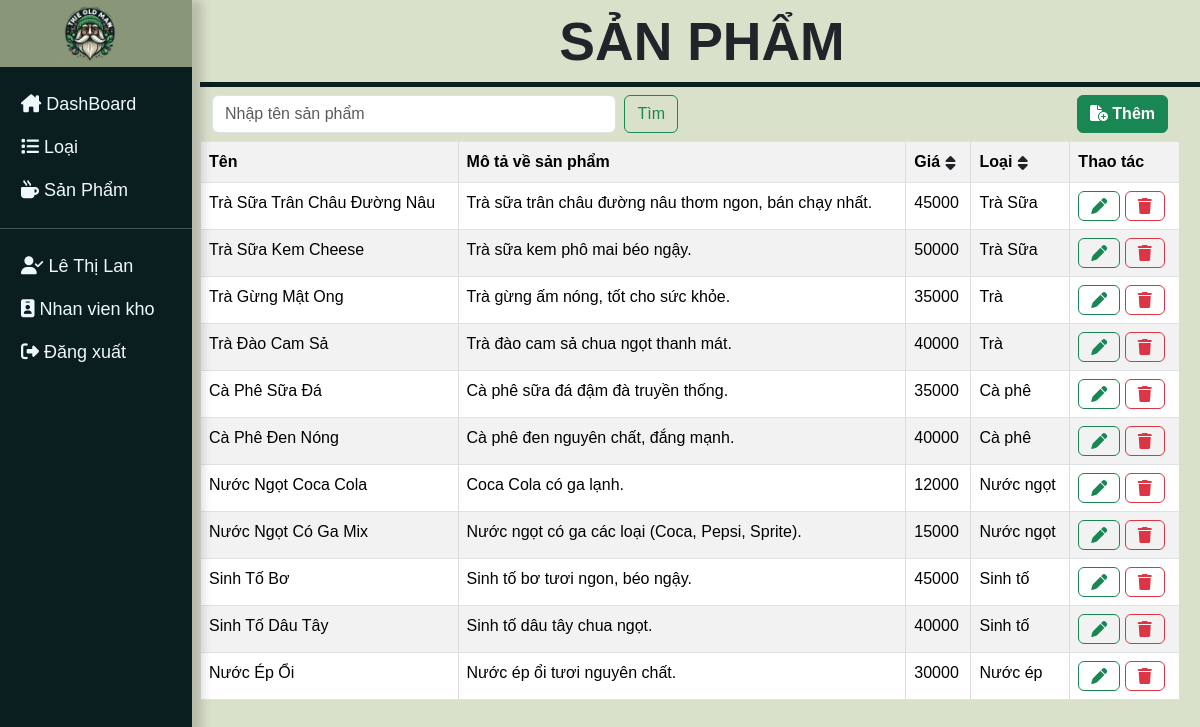
/user_page.php?sanpham (signed in), run on the app's committed database.
### tables this page shows
CREATE TABLE `accounts` (
  `account_id` int NOT NULL AUTO_INCREMENT,
  `full_name` varchar(255) NOT NULL,
  `email` varchar(255) NOT NULL,
  `password` varchar(255) NOT NULL,
    `role_id` int NOT NULL,
    `status` enum('active','inactive') NOT NULL DEFAULT 'active',
    PRIMARY KEY (`account_id`),
    UNIQUE KEY `uniq_account_email` (`email`),
    KEY `idx_accounts_role` (`role_id`),
    CONSTRAINT `fk_accounts_role` FOREIGN KEY (`role_id`) REFERENCES `roles` (`id`)
);

CREATE TABLE `items` (
  `item_id` int NOT NULL AUTO_INCREMENT,
  `item_name` varchar(255) NOT NULL,
  `category_id` int DEFAULT NULL,
  `description` text,
  `unit_price` decimal(10,2) DEFAULT NULL,
    `added_date` timestamp NULL DEFAULT CURRENT_TIMESTAMP,
    `item_status` enum('active','inactive') NOT NULL DEFAULT 'active',
  PRIMARY KEY (`item_id`),
  KEY `fk_category_id` (`category_id`),
  CONSTRAINT `fk_category_id` FOREIGN KEY (`category_id`) REFERENCES `category` (`category_id`)
);

CREATE TABLE `category` (
  `category_id` int NOT NULL AUTO_INCREMENT,
  `category_name` varchar(255) NOT NULL,
  PRIMARY KEY (`category_id`)
);

### src/models/authorization.php (called while the page is built, shortened)
<?php
function getRolePermissions(): array
{
    return [
        AppRole::ADMIN => [
            AppPermission::VIEW_DASHBOARD,
            AppPermission::MANAGE_CATALOG,
            AppPermission::PROCESS_ORDERS,
            AppPermission::MANAGE_CUSTOMERS,
            AppPermission::VIEW_REPORTS,
            AppPermission::MANAGE_STAFF,
        ],
        AppRole::MANAGER => [
            AppPermission::VIEW_DASHBOARD,
            AppPermission::MANAGE_CATALOG,
            AppPermission::PROCESS_ORDERS,
            AppPermission::MANAGE_CUSTOMERS,
            AppPermission::VIEW_REPORTS,
        ],
        AppRole::SALES => [
            AppPermission::VIEW_DASHBOARD,
            AppPermission::PROCESS_ORDERS,
            AppPermission::MANAGE_CUSTOMERS,
        ],
        AppRole::WAREHOUSE => [
            AppPermission::VIEW_DASHBOARD,
            AppPermission::MANAGE_CATALOG,
        ],
    ];
}
function roleLabel(string $roleName): string
{
    $labels = [
        AppRole::ADMIN => 'Admin',
        AppRole::MANAGER => 'Quan ly',
        AppRole::SALES => 'Nhan vien ban hang',
        AppRole::WAREHOUSE => 'Nhan vien kho',
    ];
    return $labels[$roleName] ?? 'Khong xac dinh';
}
function currentRole(): string
{
    return $_SESSION['role_name'] ?? '';
}
function currentUserId(): int
{
    return (int) ($_SESSION['account_id'] ?? 0);
}
function can(string $permission): bool
{
    $role = currentRole();
    $permissions = getRolePermissions();
    return in_array($permission, $permissions[$role], true);
}

### src/views/sanpham.php (the view, shortened to what this page needs)
<?php
if (!isset($ds_sp_timkiem)) {
    $sql = "select i.*, c.category_name from items i, category c
    where i.category_id = c.category_id; ";
    $ds_sanpham =  mysqli_query($conn, $sql);
    $ds_sanpham = mysqli_fetch_all($ds_sanpham);
}else{
    $ds_sanpham = $ds_sp_timkiem;
}
?>
<div class="dash_board px-2">
    <h1 class="head-name">SẢN PHẨM</h1>
    <div class="head-line"></div>
    <div class="container-fluid row justify-content-between">
        <form method="GET" action="user_page.php?" class="d-flex col-6 my-2" role="search">
            <input class="form-control me-2" type="search" placeholder="Nhập tên sản phẩm" name='timkiem-sanpham' aria-label="Search">
            <button class="btn btn-outline-success" type="submit">Tìm</button>
        </form>
        <?php if (can(AppPermission::MANAGE_CATALOG)) : ?>
            <div class="text-end col-4">
                <a href="user_page.php?sanpham=them" class="my-2 btn btn-success fw-bolder"><i class="fa-solid fa-file-circle-plus"></i> Thêm</a>
            </div>
        <?php endif; ?>
        <table id="myTable" class="table container-fluid text-center table-hover table-striped table-bordered">
            <tr>
                <th >Tên <i href="" class=" fw-bolder"></i></i></th>
                <th>Mô tả về sản phẩm</th>
                <th onclick="sortTable(2)">Giá <i href="" class=" fw-bolder"><i class="p-0 btn fa-solid fa-sort"></i></th>
                <th onclick="sortTable(3)">Loại <i href="" class=" fw-bolder"><i class="p-0 btn fa-solid fa-sort"></i></th>
                <?php
                if (can(AppPermission::MANAGE_CATALOG))
                    echo "<th>Thao tác</th>";
                else
                    echo "<th>Ngày tạo</th>";
                ?>
            </tr>
            <?php foreach ($ds_sanpham as $sp) : ?>
                <tr>
                    <td><?= $sp[1] ?></td>
                    <td><?= $sp[3] ?></td>
                    <td><?= intval($sp[4]) ?></td>
                    <td><?= $sp[7] ?></td>
                    <?php
                    if (can(AppPermission::MANAGE_CATALOG))
                        echo '<td><a href="user_page.php?sanpham=sua&id=' . $sp[0] . '"><i class="btn btn-outline-success fa-solid fa-pen"></i> </a>
                        <a href="user_page.php?sanpham=xoa&id=' . $sp[0] . '"><i class="btn btn-outline-danger fa-solid fa-trash"></i></a></td>';
                    else
                        echo "<td>$sp[5]</td>";
                    ?>
                </tr>
            <?php endforeach; ?>
        </table>
    </div>
</div>
</div>

### src/views/header.php (shortened to what this page needs)
<!DOCTYPE html>
<html lang="en">
<head>
    <link href="https://cdn.jsdelivr.net/npm/bootstrap@5.3.3/dist/css/bootstrap.min.css" rel="stylesheet" />
    <link rel="stylesheet" href="https://cdnjs.cloudflare.com/ajax/libs/font-awesome/6.5.1/css/all.min.css" />
    <link rel="stylesheet" href="css/style.css" />
</head>
<body class="row">
    <div class="nav-side col-2 p-0 sticky-top">
        <div class="logo p-1 justify-content-center text-center">
            <a href="user_page.php?dashboard"> <img width="30%" src="img/logo.jfif" alt="Logo"></a>
        </div>
        <div class="navs pt-3">
            <div class="container-fluid">
                <a class="text-truncate" href="user_page.php?dashboard"><i class="fa-solid fa-house-chimney"></i> DashBoard</a>
            </div>
            <?php if (can(AppPermission::MANAGE_CATALOG)) : ?>
                <div class="container-fluid">
                    <a class="text-truncate" href="user_page.php?loai"><i class="fa-solid fa-list"></i> Loại</a>
                </div>
                <div class="container-fluid">
                    <a class="text-truncate" href="user_page.php?sanpham"><i class="fa-solid fa-mug-hot"></i> Sản Phẩm</a>
                </div>
            <?php endif; ?>
        </div>
        <div class="navs text-center p-0">
            <hr class="mt-3">
            <div class="container-fluid">
                <a class="text-truncate"><i class="fa-solid fa-user-check"></i> <?= $user_name ?? '' ?></a>
            </div>
            <div class="container-fluid">
                <a class="text-truncate"><i class="fa-solid fa-id-badge"></i> <?= roleLabel(currentRole()) ?></a>
            </div>
            <div class="    container-fluid logout-btn">
                <a class="text-truncate" href="logout.php"><i class="fa-solid fa-right-from-bracket"></i> Đăng xuất</a>
            </div>
        </div>
    </div>
    <div class="main col-10 p-0">

### css/style.css (style rules this page uses)
html, body { height: 100%; margin: 0; padding: 0; background-color: #d9e1cb; }
a { text-decoration: none; }
.nav-side { color: aliceblue; background-color: #0a1e1f; box-shadow: 10px 0px 10px 0px rgba(45, 33, 33, 0.2); min-height: 100%; }
.logo { background-color: #899678; }
.navs a { display: block; text-align: left; color: aliceblue; transition: background-color 0.3s ease-in-out; padding: 8px 0px 8px 33px; font-size: large; }
.navs div { padding: 0px; }
.head-line { display: block-inline; background-color: #0a1e1f; height: 5px; content: none; width: 100%; margin-top: 0px; }
.head-name { padding-top: 10px; text-align: center; font-size: 53.5px; font-weight: bolder; }
table { width: 100%; border-collapse: collapse; }
tr:nth-child(even) { background-color: #f2f2f2; }
th { background-color: #4caf50; color: white; }
td, th { border: 1px solid #ddd; padding: 8px; text-align: left; }
* { font-family: "Poppins", sans-serif; margin: 0; padding: 0; box-sizing: border-box; outline: none; border: none; text-decoration: none; }

### data on the page
accounts: full_name "Lê Thị Lan"
items: item_name "Trà Sữa Trân Châu Đường Nâu", description "Trà sữa trân châu đường nâu thơm ngon, bán chạy nhất.", unit_price "45000", category.category_name "Trà Sữa"
items: item_name "Trà Sữa Kem Cheese", description "Trà sữa kem phô mai béo ngậy.", unit_price "50000", category.category_name "Trà Sữa"
items: item_name "Trà Gừng Mật Ong", description "Trà gừng ấm nóng, tốt cho sức khỏe.", unit_price "35000", category.category_name "Trà"
items: item_name "Trà Đào Cam Sả", description "Trà đào cam sả chua ngọt thanh mát.", unit_price "40000", category.category_name "Trà"
items: item_name "Cà Phê Sữa Đá", description "Cà phê sữa đá đậm đà truyền thống.", unit_price "35000", category.category_name "Cà phê"
items: item_name "Cà Phê Đen Nóng", description "Cà phê đen nguyên chất, đắng mạnh.", unit_price "40000", category.category_name "Cà phê"
items: item_name "Nước Ngọt Coca Cola", description "Coca Cola có ga lạnh.", unit_price "12000", category.category_name "Nước ngọt"
items: item_name "Nước Ngọt Có Ga Mix", description "Nước ngọt có ga các loại (Coca, Pepsi, Sprite).", unit_price "15000", category.category_name "Nước ngọt"
items: item_name "Sinh Tố Bơ", description "Sinh tố bơ tươi ngon, béo ngậy.", unit_price "45000", category.category_name "Sinh tố"
items: item_name "Sinh Tố Dâu Tây", description "Sinh tố dâu tây chua ngọt.", unit_price "40000", category.category_name "Sinh tố"
items: item_name "Nước Ép Ổi", description "Nước ép ổi tươi nguyên chất.", unit_price "30000", category.category_name "Nước ép"

### other printed values
roleLabel(currentRole()) "Nhan vien kho"
